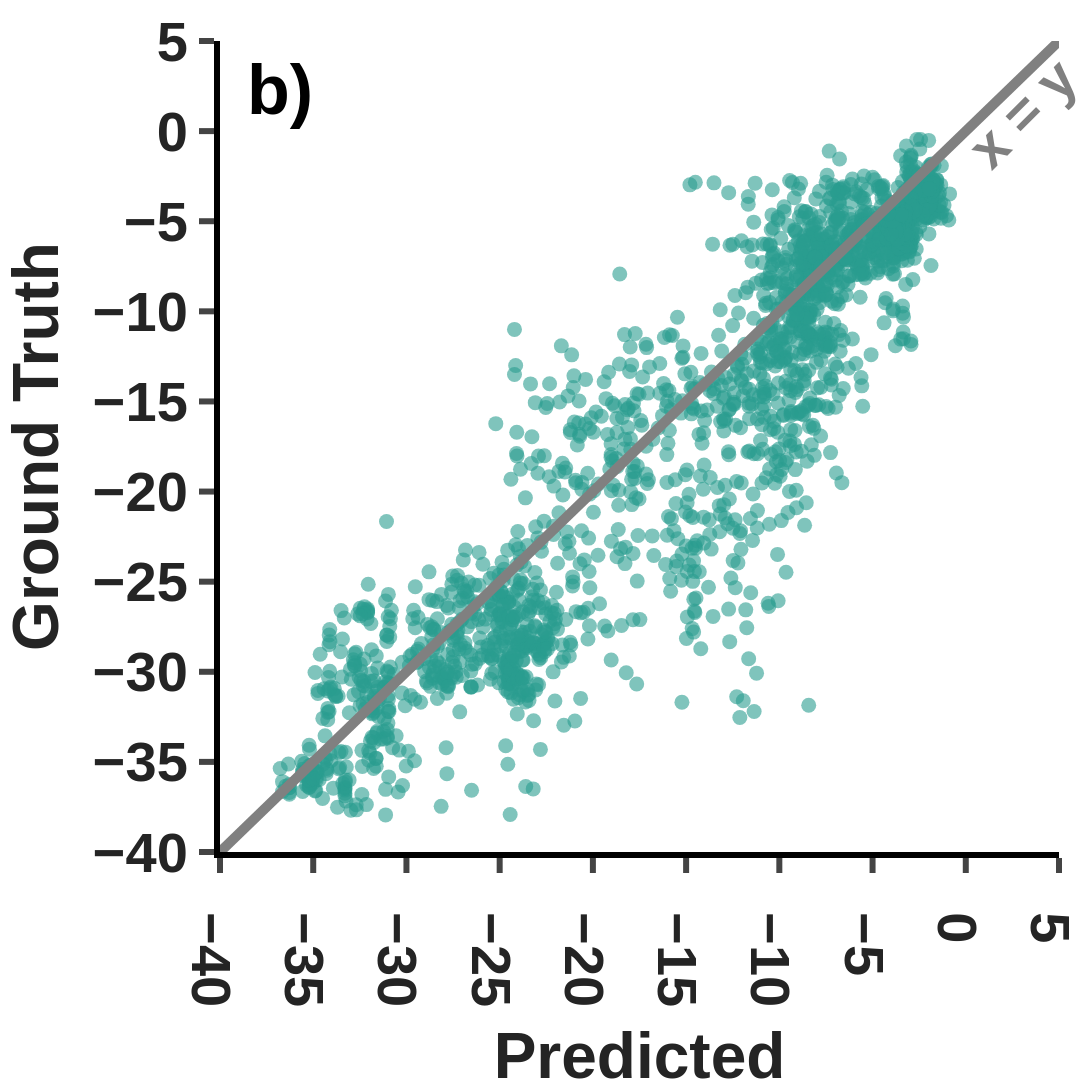

Notebook code cell kept with this figure:
### Code cell
x, y = y_pred, y_test

fig = go.Figure()
fig.add_trace(
    go.Scatter(
        x=x, y=y,
        mode='markers',
        marker=dict(size=15, opacity=0.6, color='#2a9d8f'),
        # marker=dict(size=15, opacity=0.6, color='#39BCBC'),
        name='Data',
        showlegend=False
    )
)

fig.add_trace(
    go.Scatter(
        x=[-40, 5], y=[-40, 5],
        mode='lines',
        line=dict(color='Gray', width=10),
        showlegend=False
    )
)

fig.add_annotation(
    x=3, y=1,
    text="x = y",
    showarrow=False,
    font=dict(size=56, weight='bold', family="Arial", color="gray"),
    textangle=-45
)

fig.add_annotation(
    x=0.03, y=0.99,
    xref="paper", yref="paper",
    text="b)",
    showarrow=False,
    font=dict(size=70, weight='bold', family="Arial", color="black"),
    xanchor="left",
    yanchor="top"
)

fig.update_layout(
    height=1200,
    width=1400,
    xaxis = dict(
        title = dict(text='Predicted', standoff=30),
        tickfont=dict(size=56, family='Arial', weight='bold'),
        titlefont=dict(size=64, family='Arial', weight='bold'),
        linewidth=6, linecolor='black',
        range=[-40, 5],
        tickwidth=6, ticklen=15
    ),
    yaxis = dict(
        title = dict(text='Ground Truth', standoff=30),
        tickfont=dict(size=56, family='Arial', weight='bold'),
        titlefont=dict(size=64, family='Arial', weight='bold'),
        linewidth=6, linecolor='black',
        range=[-40, 5],
        tickwidth=6, ticklen=15
    ),
    margin=dict(t=10, b=180, l=220, r=10),
    template='simple_white'
)

fig.show()

### Figure 1 — Plotly figure (JSON) as saved in the notebook; plotly's stock layout.template omitted (floating-point values rounded to 4 significant figures; data arrays with more than 128 entries replaced by an {"elided": "..."} marker saying what was removed)
{"data": [{"marker": {"color": "#2a9d8f", "opacity": 0.6, "size": 15}, "mode": "markers", "name": "Data", "showlegend": false, "type": "scatter", "x": {"elided": "2058 float values"}, "y": {"elided": "2058 float values"}}, {"line": {"color": "Gray", "width": 10}, "mode": "lines", "showlegend": false, "type": "scatter", "x": [-40, 5], "y": [-40, 5]}], "layout": {"annotations": [{"font": {"color": "gray", "family": "Arial", "size": 56, "weight": "bold"}, "showarrow": false, "text": "x = y", "textangle": -45, "x": 3, "y": 1}, {"font": {"color": "black", "family": "Arial", "size": 70, "weight": "bold"}, "showarrow": false, "text": "b)", "x": 0.03, "xanchor": "left", "xref": "paper", "y": 0.99, "yanchor": "top", "yref": "paper"}], "height": 1200, "margin": {"b": 180, "l": 220, "r": 10, "t": 10}, "width": 1400, "xaxis": {"linecolor": "black", "linewidth": 6, "range": [-40, 5], "tickfont": {"family": "Arial", "size": 56, "weight": "bold"}, "ticklen": 15, "tickwidth": 6, "title": {"font": {"family": "Arial", "size": 64, "weight": "bold"}, "standoff": 30, "text": "Predicted"}}, "yaxis": {"linecolor": "black", "linewidth": 6, "range": [-40, 5], "tickfont": {"family": "Arial", "size": 56, "weight": "bold"}, "ticklen": 15, "tickwidth": 6, "title": {"font": {"family": "Arial", "size": 64, "weight": "bold"}, "standoff": 30, "text": "Ground Truth"}}}}
